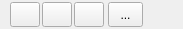
<?xml version="1.0" encoding="UTF-8"?>
<ui version="4.0">
 <class>Form</class>
 <widget class="QWidget" name="Form">
  <property name="geometry">
   <rect>
    <x>0</x>
    <y>0</y>
    <width>183</width>
    <height>29</height>
   </rect>
  </property>
  <property name="minimumSize">
   <size>
    <width>0</width>
    <height>0</height>
   </size>
  </property>
  <property name="maximumSize">
   <size>
    <width>99999</width>
    <height>16777215</height>
   </size>
  </property>
  <property name="windowTitle">
   <string>Form</string>
  </property>
  <layout class="QHBoxLayout" name="horizontalLayout_3">
   <property name="spacing">
    <number>2</number>
   </property>
   <property name="leftMargin">
    <number>10</number>
   </property>
   <property name="topMargin">
    <number>2</number>
   </property>
   <property name="rightMargin">
    <number>0</number>
   </property>
   <property name="bottomMargin">
    <number>2</number>
   </property>
   <item>
    <widget class="QStackedWidget" name="controlStack">
     <property name="currentIndex">
      <number>0</number>
     </property>
     <widget class="QWidget" name="page_3">
      <layout class="QHBoxLayout" name="horizontalLayout">
       <property name="spacing">
        <number>2</number>
       </property>
       <property name="leftMargin">
        <number>0</number>
       </property>
       <property name="topMargin">
        <number>0</number>
       </property>
       <property name="rightMargin">
        <number>0</number>
       </property>
       <property name="bottomMargin">
        <number>0</number>
       </property>
       <item>
        <widget class="QPushButton" name="startBtn">
         <property name="minimumSize">
          <size>
           <width>30</width>
           <height>25</height>
          </size>
         </property>
         <property name="maximumSize">
          <size>
           <width>30</width>
           <height>25</height>
          </size>
         </property>
         <property name="toolTip">
          <string>Start the service</string>
         </property>
         <property name="text">
          <string/>
         </property>
         <property name="icon">
          <iconset resource="../res/marche-gui.qrc">
           <normaloff>:/marche/control.png</normaloff>:/marche/control.png</iconset>
         </property>
        </widget>
       </item>
       <item>
        <widget class="QPushButton" name="stopBtn">
         <property name="minimumSize">
          <size>
           <width>30</width>
           <height>25</height>
          </size>
         </property>
         <property name="maximumSize">
          <size>
           <width>30</width>
           <height>25</height>
          </size>
         </property>
         <property name="toolTip">
          <string>Stop the service</string>
         </property>
         <property name="text">
          <string/>
         </property>
         <property name="icon">
          <iconset resource="../res/marche-gui.qrc">
           <normaloff>:/marche/control-stop-square.png</normaloff>:/marche/control-stop-square.png</iconset>
         </property>
        </widget>
       </item>
       <item>
        <widget class="QPushButton" name="restartBtn">
         <property name="minimumSize">
          <size>
           <width>30</width>
           <height>25</height>
          </size>
         </property>
         <property name="maximumSize">
          <size>
           <width>30</width>
           <height>25</height>
          </size>
         </property>
         <property name="toolTip">
          <string>Restart the service</string>
         </property>
         <property name="text">
          <string/>
         </property>
         <property name="icon">
          <iconset resource="../res/marche-gui.qrc">
           <normaloff>:/marche/arrow-circle-225.png</normaloff>:/marche/arrow-circle-225.png</iconset>
         </property>
        </widget>
       </item>
      </layout>
     </widget>
     <widget class="QWidget" name="page_4"/>
    </widget>
   </item>
   <item>
    <widget class="QStackedWidget" name="adminStack">
     <property name="sizePolicy">
      <sizepolicy hsizetype="Fixed" vsizetype="Preferred">
       <horstretch>0</horstretch>
       <verstretch>0</verstretch>
      </sizepolicy>
     </property>
     <property name="currentIndex">
      <number>0</number>
     </property>
     <widget class="QWidget" name="page">
      <layout class="QHBoxLayout" name="horizontalLayout_2">
       <property name="spacing">
        <number>0</number>
       </property>
       <property name="leftMargin">
        <number>0</number>
       </property>
       <property name="topMargin">
        <number>0</number>
       </property>
       <property name="rightMargin">
        <number>0</number>
       </property>
       <property name="bottomMargin">
        <number>0</number>
       </property>
       <item>
        <widget class="QToolButton" name="moreBtn">
         <property name="minimumSize">
          <size>
           <width>35</width>
           <height>25</height>
          </size>
         </property>
         <property name="maximumSize">
          <size>
           <width>35</width>
           <height>25</height>
          </size>
         </property>
         <property name="text">
          <string>...</string>
         </property>
         <property name="icon">
          <iconset resource="../res/marche-gui.qrc">
           <normaloff>:/marche/gear.png</normaloff>:/marche/gear.png</iconset>
         </property>
         <property name="popupMode">
          <enum>QToolButton::InstantPopup</enum>
         </property>
        </widget>
       </item>
      </layout>
     </widget>
     <widget class="QWidget" name="page_2"/>
    </widget>
   </item>
   <item>
    <spacer name="horizontalSpacer">
     <property name="orientation">
      <enum>Qt::Horizontal</enum>
     </property>
     <property name="sizeType">
      <enum>QSizePolicy::Preferred</enum>
     </property>
     <property name="sizeHint" stdset="0">
      <size>
       <width>40</width>
       <height>20</height>
      </size>
     </property>
    </spacer>
   </item>
  </layout>
  <action name="actionShow_output">
   <property name="icon">
    <iconset resource="../res/marche-gui.qrc">
     <normaloff>:/marche/terminal.png</normaloff>:/marche/terminal.png</iconset>
   </property>
   <property name="text">
    <string>Show start/stop output</string>
   </property>
  </action>
  <action name="actionConfigure">
   <property name="icon">
    <iconset resource="../res/marche-gui.qrc">
     <normaloff>:/marche/gear.png</normaloff>:/marche/gear.png</iconset>
   </property>
   <property name="text">
    <string>Configure...</string>
   </property>
  </action>
  <action name="actionShow_logfiles">
   <property name="icon">
    <iconset resource="../res/marche-gui.qrc">
     <normaloff>:/marche/blue-documents-text.png</normaloff>:/marche/blue-documents-text.png</iconset>
   </property>
   <property name="text">
    <string>Show logfiles</string>
   </property>
  </action>
 </widget>
 <resources>
  <include location="../res/marche-gui.qrc"/>
 </resources>
 <connections/>
</ui>
